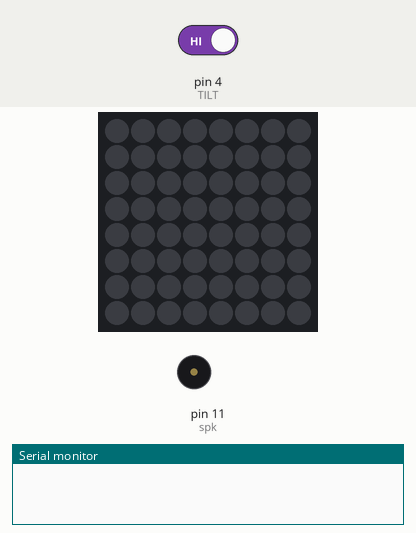
Simulated run of this sketch. Board: Arduino Uno, built with avr-gcc and run on an emulated ATmega328P. On the bench: 8×8 RGB LED matrix (first LED top left, wired row by row), buzzer (waves = sounding), the last lines printed to the serial monitor. Inputs (shaded band) come from the test bench; at power-on: pin 4 (TILT) HIGH. Dim RGB values are drawn brighter than linear.

Above: at 1.2 s.
1.3 s: pin 4 (TILT) driven LOW
At 3.0 s:
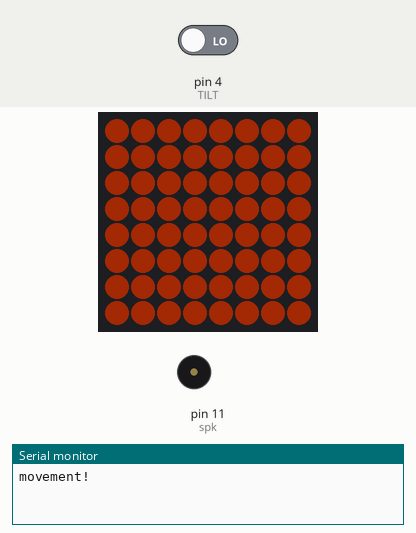
3.8 s: pin 4 (TILT) driven HIGH
5.3 s: pin 4 (TILT) driven LOW
At 5.77 s:
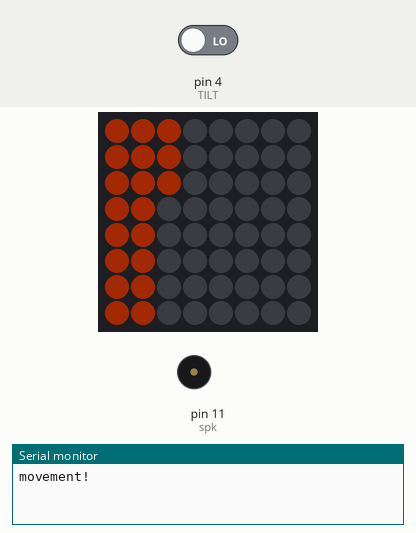
Timing chart, 0 to 8.3 s (numbered marks = the images above; inputs shaded):
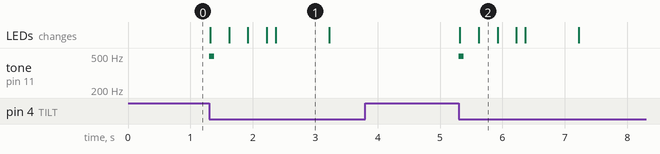

Measured:
- after the input at 1.3 s, tone on pin 11 (spk): silent → 494 Hz at once, → silent 0.08 s later; the LEDs: first change at once (image 1 shows a later state)
- after the input at 3.8 s, every drawn part: stays the same
- after the input at 5.3 s, tone on pin 11 (spk): silent → 494 Hz at once, → silent 0.08 s later; the LEDs: first change at once (image 2 shows a later state)
- what the display in image 1 shows lasts 0.8 s, from 2.4 s to 3.2 s

The sketch:

PTW_tilt.ino
```cpp
/*
PTW2015 code for tilt sensor
*/

#include <Adafruit_GFX.h> //GFX library
#include <Adafruit_NeoMatrix.h> //neoMatrix library
#include <Adafruit_NeoPixel.h> //neoPixel library

#ifndef PSTR
 #define PSTR // Make Arduino Due happy
#endif

#define PIN 6 //pin 6 is Matrix
#define spk 11 //speaker pin
const int TILT = 4; //pin 5 is break beam sensor
//

//NeoPixel Matrix is 8 by 8 and runs from pin 6
//pixel (1,1) is top and right
//pixels are arranged in columns
//pixels are progressive, not zigzag
//pixels are wired for GRB bitstream and run at 800KHz
Adafruit_NeoMatrix matrix = Adafruit_NeoMatrix(8, 8, PIN,
  NEO_MATRIX_TOP     + NEO_MATRIX_RIGHT +
  NEO_MATRIX_COLUMNS + NEO_MATRIX_PROGRESSIVE,
  NEO_GRB            + NEO_KHZ800);

 //the following arrays are numbers of pixels on the matrix
const int16_t xcord[8] = {0,1,2,3,4,5,6,7};
const int16_t ycord[8] = {0,1,2,3,4,5,6,7};

void setup()
{
  matrix.begin(); //start matrix
  matrix.setBrightness(40);//set matrix brightness
  Serial.begin(9600);
  pinMode(TILT,INPUT); //claim tilt as input
//  digitalWrite(TILT, LOW); //use on board pull down resistor
  Serial.begin(9600);

}

void loop()
{
  while(digitalRead(TILT)== false)//while switch is stable
  {
    scanPattern();
  }
 while(digitalRead(TILT) == true);
    {
    tone(spk,494,80);
    scanPattern2();

    Serial.println("movement!");
    }
 }

void scanPattern()
{

 matrix.fillScreen(0);
 matrix.show();

  for(uint16_t i = 0; i <= 8; i++)
 {

//   matrix.setPixelColor(i,0,255,0);
////   delay(10);
//   matrix.show();
//   //delay(10);
   for(uint16_t j = 0; j <= 8; j++)
   {
   matrix.drawPixel(xcord[i], xcord[j], (matrix.Color(0,255,0)));
   matrix.show();
   matrix.drawPixel(xcord[i], xcord[j], (matrix.Color(0,0,0)));
   matrix.show();
   }
 }
matrix.fillScreen(0);
matrix.show();
}

void scanPattern2()
{

 matrix.fillScreen(0);
 matrix.show();

  for(uint16_t i = 0; i <= 8; i++)
 {

   for(uint16_t j = 0; j <= 8; j++)
   {
   matrix.drawPixel(xcord[i], xcord[j], (matrix.Color(240,141,67)));
   matrix.show();
   matrix.drawPixel(xcord[i], xcord[j], (matrix.Color(240,141,67)));
   matrix.show();
   delay(5);
   }
 }
matrix.fillScreen(0);
matrix.show();
}
```
